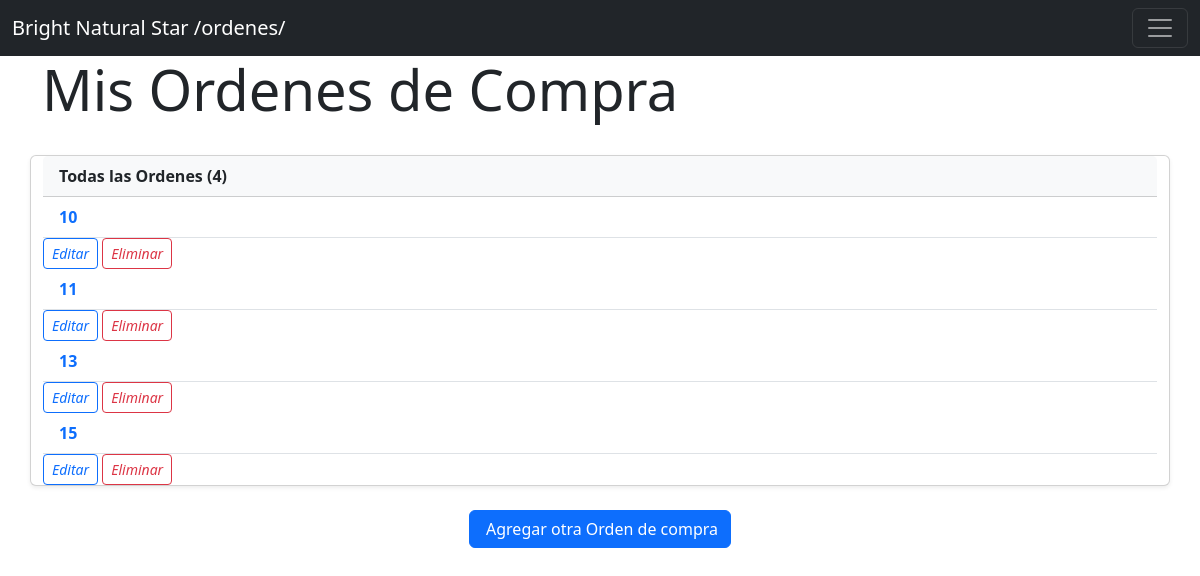
The app's page /ordenes/, older data.
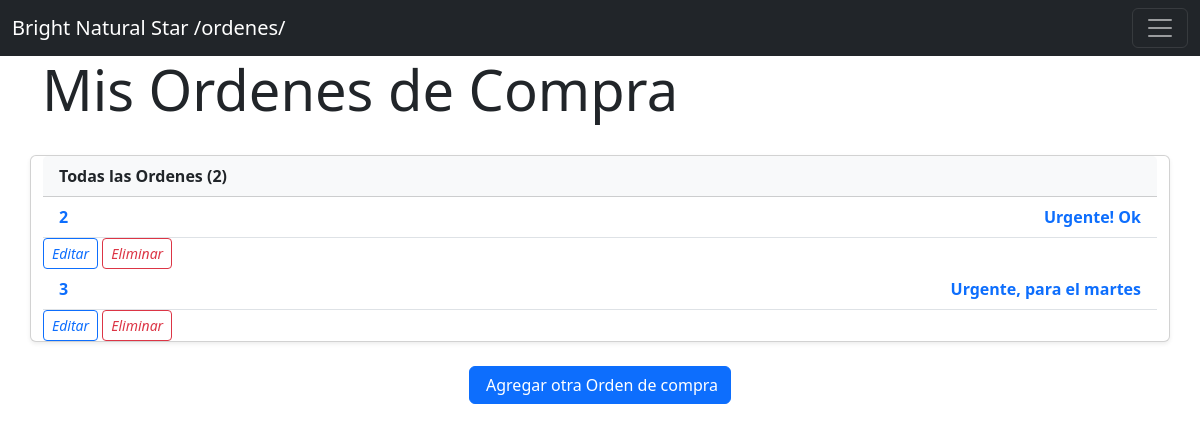
The same page, newer data.
### ordenes_compra/models.py (models this page shows, shortened)
class Orden(models.Model):
    observacion_orden = models.CharField(max_length=150)

### ordenes_compra/views.py (the view)
# urls.py: path('',  OrdenTemplateView.as_view(), name= 'list_orden'),
class OrdenTemplateView(TemplateView):
    template_name = 'ordenes/orden_list.html'
    def get_context_data(self, **kwargs):
        context = super().get_context_data(**kwargs)
        context['ordenes'] = list(ordenes_manager.ordenes_generador())
        return context

### ordenes_compra/ordenes_compra_manager.py (called while the page is built)
    def ordenes_generador(self):
        ordenes = Orden.objects.all().order_by('id')
        for orden in ordenes:
            yield {
                'id': orden.id,
                'title': orden.observacion_orden
        }

### templates/ordenes/orden_list.html (shortened to what this page needs)
{% extends 'base.html' %}
{% url 'detail_orden' as detail_orden %}
{% block contenido %}
<div class="row mb-4">
    <div class="col">
        <h1 class="display-4">Mis Ordenes de Compra</h1>
    </div>
</div>
<div class="card shadow-sm">
    <div class="card-header bg-light d-flex justify-content-between align-items-center">
        <span class="fw-bold">Todas las Ordenes ({{ ordenes|length }})</span>
    </div>
    {% if ordenes %}
    <div class="list-group list-group-flush">
        {% for orden in ordenes %}
        <div class="list-group-item list-group-item-action d-flex justify-content-between align-items-center">
            <div>
                <a href="{% url 'detail_orden' orden.id %}" class="fw-bold text-decoration-none stretched-link">{{ orden.id }}</a>
            </div>
            <div>
                <a href="{% url 'detail_orden' orden.id %}" class="fw-bold text-decoration-none stretched-link">{{ orden.title }}</a>
            </div>
        </div>
        <div class="task-actions">
            <a href="{% url 'update_orden' orden.id %}" class="btn btn-sm btn-outline-primary">
                <i class="bi bi-pencil">Editar</i>
            </a>
            <a href="{% url 'delete_orden' orden.id %}" class="btn btn-sm btn-outline-danger">
                <i class="bi bi-trash">Eliminar</i>
            </a>
        </div>
        {% endfor %}
    </div>
    {% endif %}
</div>
{% if ordenes %}
<div class="text-center mt-4">
    <a href="{% url 'form_orden' %}" class="btn btn-primary">
         Agregar otra Orden de compra
    </a>
</div>
{% endif %}
{% endblock %}

Row changes from the older to the newer data that the page shows:
added Orden: title "Urgente! Ok"
added Orden: title "Urgente, para el martes"
Text that changed along with them:
{{ ordenes|length }}: "4" → "2"
new list line: "2 Editar Eliminar"
new list line: "3 Editar Eliminar"
list line gone: "10 Editar Eliminar"
list line gone: "11 Editar Eliminar"
list line gone: "13 Editar Eliminar"
list line gone: "15 Editar Eliminar"
